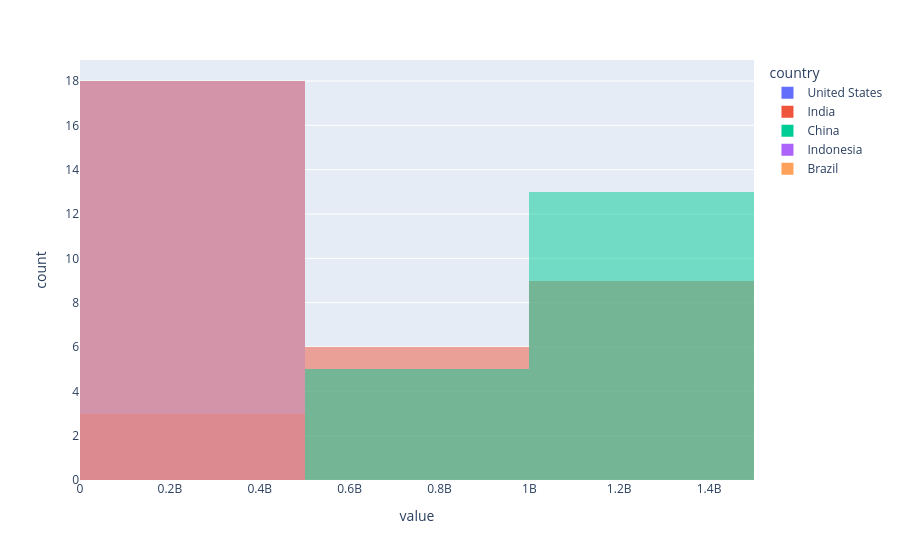

The cell this chart's notebook holds for it:
### Markdown cell above
# Histogram

### Code cell
fig = px.histogram(df_pivot,nbins=3,barmode='overlay')

fig.show()

### Figure 1 — Plotly figure (JSON) as saved in the notebook; plotly's stock layout.template omitted (floating-point values rounded to 4 significant figures)
{"data": [{"bingroup": "x", "hovertemplate": "country=United States<br>value=%{x}<br>count=%{y}<extra></extra>", "legendgroup": "United States", "marker": {"color": "#636efa", "opacity": 0.5, "pattern": {"shape": ""}}, "name": "United States", "nbinsx": 3, "orientation": "v", "showlegend": true, "type": "histogram", "x": [171700000.0, 186700000.0, 199700000.0, 209500000.0, 219100000.0, 229500000.0, 240500000.0, 252100000.0, 265200000.0, 281700000.0, 295000000.0, 309000000.0, 320900000.0, 323000000.0, 325100000.0, 327100000.0, 329100000.0, 331000000.0], "xaxis": "x", "yaxis": "y"}, {"bingroup": "x", "hovertemplate": "country=India<br>value=%{x}<br>count=%{y}<extra></extra>", "legendgroup": "India", "marker": {"color": "#EF553B", "opacity": 0.5, "pattern": {"shape": ""}}, "name": "India", "nbinsx": 3, "orientation": "v", "showlegend": true, "type": "histogram", "x": [409900000.0, 450500000.0, 499100000.0, 555200000.0, 623100000.0, 699000000.0, 784400000.0, 873300000.0, 963900000.0, 1057000000.0, 1148000000.0, 1234000000.0, 1310000000.0, 1325000000.0, 1339000000.0, 1353000000.0, 1366000000.0, 1380000000.0], "xaxis": "x", "yaxis": "y"}, {"bingroup": "x", "hovertemplate": "country=China<br>value=%{x}<br>count=%{y}<extra></extra>", "legendgroup": "China", "marker": {"color": "#00cc96", "opacity": 0.5, "pattern": {"shape": ""}}, "name": "China", "nbinsx": 3, "orientation": "v", "showlegend": true, "type": "histogram", "x": [612200000.0, 660400000.0, 724200000.0, 827600000.0, 926200000.0, 1000000000.0, 1076000000.0, 1177000000.0, 1241000000.0, 1291000000.0, 1331000000.0, 1369000000.0, 1407000000.0, 1414000000.0, 1421000000.0, 1428000000.0, 1434000000.0, 1439000000.0], "xaxis": "x", "yaxis": "y"}, {"bingroup": "x", "hovertemplate": "country=Indonesia<br>value=%{x}<br>count=%{y}<extra></extra>", "legendgroup": "Indonesia", "marker": {"color": "#ab63fa", "opacity": 0.5, "pattern": {"shape": ""}}, "name": "Indonesia", "nbinsx": 3, "orientation": "v", "showlegend": true, "type": "histogram", "x": [77270000.0, 87750000.0, 100300000.0, 114800000.0, 130700000.0, 147400000.0, 165000000.0, 181400000.0, 196900000.0, 211500000.0, 226300000.0, 241800000.0, 258400000.0, 261600000.0, 264700000.0, 267700000.0, 270600000.0, 273500000.0], "xaxis": "x", "yaxis": "y"}, {"bingroup": "x", "hovertemplate": "country=Brazil<br>value=%{x}<br>count=%{y}<extra></extra>", "legendgroup": "Brazil", "marker": {"color": "#FFA15A", "opacity": 0.5, "pattern": {"shape": ""}}, "name": "Brazil", "nbinsx": 3, "orientation": "v", "showlegend": true, "type": "histogram", "x": [62530000.0, 72180000.0, 83370000.0, 95110000.0, 107200000.0, 120700000.0, 135300000.0, 149000000.0, 162000000.0, 174800000.0, 186100000.0, 195700000.0, 204500000.0, 206200000.0, 207800000.0, 209500000.0, 211000000.0, 212600000.0], "xaxis": "x", "yaxis": "y"}], "layout": {"barmode": "overlay", "legend": {"title": {"text": "country"}, "tracegroupgap": 0}, "margin": {"t": 60}, "xaxis": {"anchor": "y", "domain": [0, 1], "title": {"text": "value"}}, "yaxis": {"anchor": "x", "domain": [0, 1], "title": {"text": "count"}}}}
